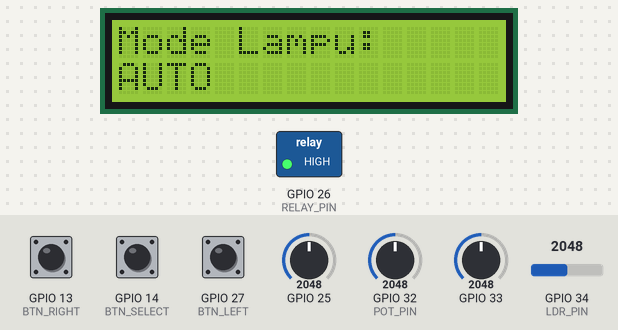
Simulated run of this sketch. Board: ESP32. Parts: 16×2 character LCD, switched loads named in the sketch (green lamp = pin HIGH). The inputs (shaded band) are chosen by the test bench; at power-on: GPIO 32 (POT_PIN) = 2048, GPIO 34 (LDR_PIN) = 2048, GPIO 14 (BTN_SELECT) HIGH, GPIO 27 (BTN_LEFT) HIGH, GPIO 13 (BTN_RIGHT) HIGH, GPIO 25 = 2048, GPIO 33 = 2048 (analog values on the 0–4095 scale).

Above: at 2.7 s.
2.8 s: GPIO 32 (POT_PIN) set to 581
At 4.1 s:
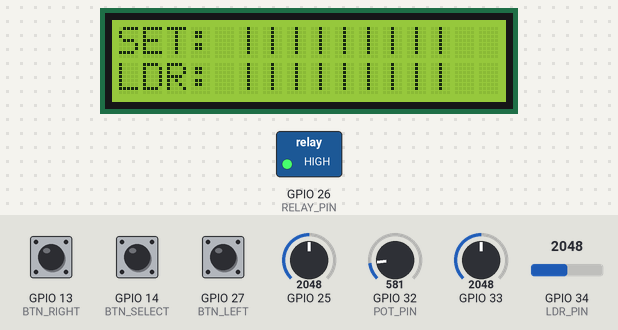
4.4 s: GPIO 32 (POT_PIN) set to 517
At 4.8 s:
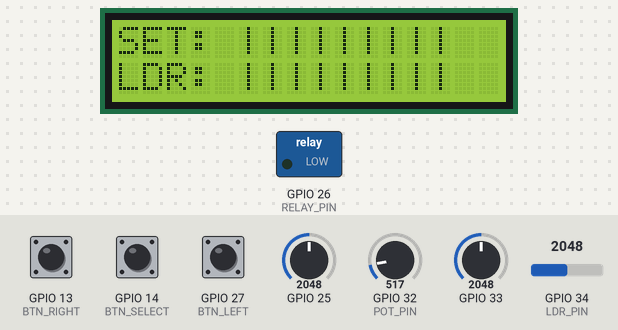
5.9 s: GPIO 34 (LDR_PIN) set to 2973
7.4 s: GPIO 34 (LDR_PIN) set to 3091
At 8.6 s:
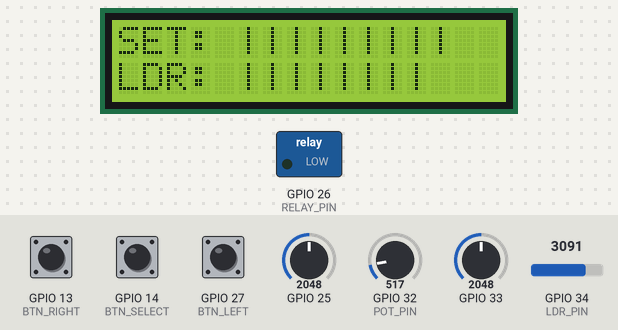
10.4 s: GPIO 14 (BTN_SELECT) pulled LOW for 0.15 s
At 11.6 s:
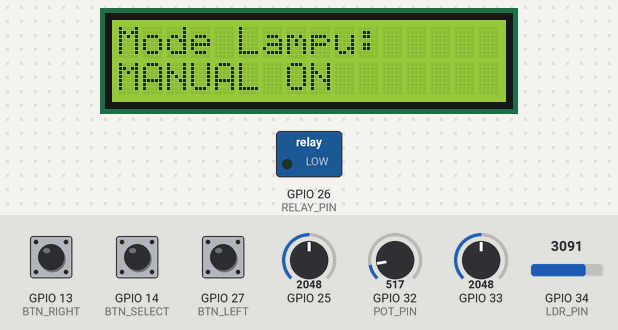
12.0 s: GPIO 27 (BTN_LEFT) pulled LOW for 0.15 s
At 12.4 s:
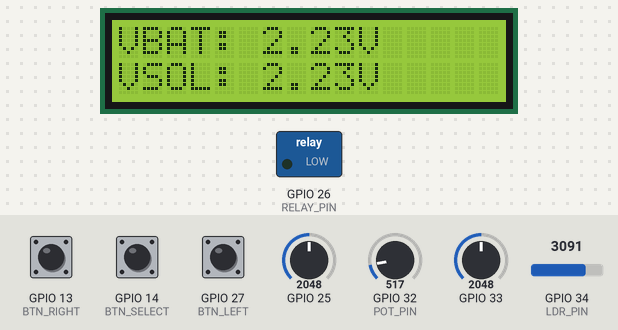
Timing chart, 0 to 15.0 s (numbered marks = the images above; inputs shaded):
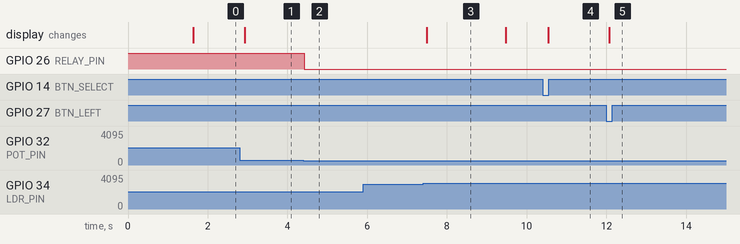

Measured:
- the behaviour switches between 540 and 539 on GPIO 32 (POT_PIN) (found by bisection; images 1 and 2)
- the behaviour switches between 3027 and 3028 on GPIO 34 (LDR_PIN) (found by bisection; images 2 and 3)
- after the input at 2.8 s, the display: changes after 0.13 s (image 1)
- after the input at 4.4 s, GPIO 26 (RELAY_PIN): HIGH → LOW at once
- after the input at 5.9 s, every drawn part: stays the same
- after the input at 7.4 s, the display: changes after 0.09 s (image 3)
- after the input at 10.4 s, the display: changes after 0.14 s (image 4)
- after the input at 12.0 s, the display: changes after 0.07 s (image 5)

The sketch:

Aksang_Engineering.ino
```cpp
#include <Wire.h>
#include <LiquidCrystal_I2C.h>
#include <RTClib.h>
#include "esp_sleep.h"
#include "driver/gpio.h"
#include "driver/rtc_io.h"
#include <config.h>
#include <state.h>
#include <sensors.h>
#include <relay.h>
#include <schedule.h>
#include <input.h>
#include <ui.h>
#include <power.h>

const char box = '|';

// ================== SETUP ==================
void setup() {
  Serial.begin(9600);
  analogReadResolution(10);

  pinMode(RELAY_PIN, OUTPUT);
  relayState = false;
  digitalWrite(RELAY_PIN, relayLevel(false));   // power on: relay OFF

  pinMode(BTN_LEFT, INPUT_PULLUP);
  pinMode(BTN_SELECT, INPUT_PULLUP);
  pinMode(BTN_RIGHT, INPUT_PULLUP);

  Wire.begin(SDA_PIN, SCL_PIN);

  rtcOk = rtc.begin();
  if (!rtcOk) {
    Serial.println("RTC tidak terdeteksi");
  } else if (rtc.lostPower()) {
    rtc.adjust(DateTime(F(__DATE__), F(__TIME__)));
  }

  nextCheckUnix = 0;

  uiActive = true;
  lcd.init();
  lcd.backlight();
  lcd.setCursor(0, 0);
  lcd.print("Sistem Lampu");
  lcd.setCursor(0, 1);
  lcd.print("Otomatis Siap");
  delay(1500);
  lcd.clear();

  initBars();
  lastButtonTime = millis();
}


void loop() {
  handleButtons();
  handlePotMenu();
  handleBattery();
  checkScreenTimeout();
  controlRelay();

  if (!isSleeping) {
    displayMenu();
  }

  delay(100);
}
```

input.cpp
```cpp
#include "input.h"
#include "config.h"
#include "state.h"
#include "ui.h"

void handleButtons() {
  if (pressed) {
    if (digitalRead(BTN_LEFT) == HIGH &&
        digitalRead(BTN_RIGHT) == HIGH &&
        digitalRead(BTN_SELECT) == HIGH) {
      pressed = false;
    }
    return;
  }

  bool left   = digitalRead(BTN_LEFT) == LOW;
  bool right  = digitalRead(BTN_RIGHT) == LOW;
  bool select = digitalRead(BTN_SELECT) == LOW;

  // Tidak ada tombol yang ditekan
  if (!left && !right && !select) return;

  // Jika LCD mati, tombol hanya untuk membangunkan
  if (isSleeping) {
    wakeScreen();

    // Tunggu tombol dilepas agar tidak dianggap sebagai
    // aksi tombol pada pemanggilan loop berikutnya
    pressed = true;

    return;
  }

  // Mulai dari sini, tombol menjalankan aksi normal
  lastButtonTime = millis();
  pressed = true;

  if (left) {
    potMenuActive = false;

    currentMenu--;
    if (currentMenu < 0) {
      currentMenu = TOTAL_MENU - 1;
    }

    lcd.clear();
    lastDisplayedMenu = -1;
  }

  if (right) {
    potMenuActive = false;

    currentMenu++;
    if (currentMenu >= TOTAL_MENU) {
      currentMenu = 0;
    }

    lcd.clear();
    lastDisplayedMenu = -1;
  }

  if (select && currentMenu == 0) {
    currentMode = (Mode)((currentMode + 1) % 3);
  }
}

void handlePotMenu() {
  int ldrValue = analogRead(LDR_PIN);
  intensity = -map(ldrValue, 723, 1023, -9, 0);

  if (lastIntensity != intensity) {
    lastIntensity = intensity;
    intensityProgress = makeProgressBar(intensity);
  }

  int potValue = analogRead(POT_PIN);
  settings = -map(potValue, 523, 1023, -9, 0);

  int delta = settings - lastSettings;

  if (lastSettings != settings) {
  int delta = settings - lastSettings;

  lastSettings = settings;
  settingsLevel = makeProgressBar(settings);

  if (abs(delta) >= 1) {
    if (isSleeping) {
      wakeScreen();
      currentMenu = 1;
      potMenuActive = false;
    } else {
      if (!potMenuActive) {
        lastMenu = currentMenu;
        potMenuActive = true;
      }

      if (currentMenu != 1) {
        currentMenu = 1;
        lcd.clear();
        lastDisplayedMenu = -1;
      }

      lastButtonTime = millis();
    }

    lastPotChange = millis();
  }
}

  // Kembali ke menu sebelumnya setelah 5 detik
  if (potMenuActive &&
      millis() - lastPotChange >= PotSetMenuChangeTimer) {
    potMenuActive = false;
    currentMenu = lastMenu;
    lcd.clear();
  }
}
```

input.h
```cpp
#pragma once
#include <Arduino.h>

void handleButtons();
void handlePotMenu();
```

power.cpp
```cpp
#include "power.h"
#include "config.h"
#include "state.h"
#include "esp_sleep.h"
#include "driver/gpio.h"
#include "driver/rtc_io.h"

const int WAKE_PINS[] = { BTN_LEFT, BTN_SELECT, BTN_RIGHT };

void goToSleep() {
  // // Pastikan tombol dilepas sebelum mengaktifkan wake-up
  // while (digitalRead(BTN_LEFT) == LOW ||
  //        digitalRead(BTN_SELECT) == LOW ||
  //        digitalRead(BTN_RIGHT) == LOW) {
  //   delay(10);
  // }

  // // Matikan LCD sebelum tidur
  // lcd.noBacklight();
  // lcd.noDisplay();

  // bool wokeByButton = false;

  // do {
  //   // Tentukan waktu tidur berdasarkan jadwal RTC
  //   uint32_t sleepSec = INTERVAL_NORMAL;

  //   if (rtcOk) {
  //     DateTime now = rtc.now();
  //     uint32_t nowUnix = now.unixtime();

  //     if (nextCheckUnix <= nowUnix) {
  //       nextCheckUnix = hitungNextCheck(now);
  //     }

  //     sleepSec = nextCheckUnix - nowUnix;
  //   }

  //   if (sleepSec < 1) {
  //     sleepSec = 1;
  //   }

  //   // Pertahankan kondisi relay selama light sleep
  //   digitalWrite(RELAY_PIN, relayLevel(relayState));
  //   gpio_hold_en((gpio_num_t)RELAY_PIN);

  //   // Tombol aktif LOW sebagai sumber wake-up
  //   for (int p : WAKE_PINS) {
  //     gpio_wakeup_enable((gpio_num_t)p, GPIO_INTR_LOW_LEVEL);
  //   }

  //   esp_sleep_enable_gpio_wakeup();
  //   esp_sleep_enable_timer_wakeup(
  //     (uint64_t)sleepSec * 1000000ULL
  //   );

  //   isSleeping = true;

  //   // ESP32 benar-benar masuk light sleep di sini
  //   esp_light_sleep_start();

  //   // Kode berlanjut setelah ESP32 bangun
  //   gpio_hold_dis((gpio_num_t)RELAY_PIN);

  //   for (int p : WAKE_PINS) {
  //     gpio_wakeup_disable((gpio_num_t)p);
  //   }

  //   esp_sleep_wakeup_cause_t cause =
  //     esp_sleep_get_wakeup_cause();

  //   if (cause == ESP_SLEEP_WAKEUP_TIMER) {
  //     // Bangun untuk mengecek kondisi LDR dan relay
  //     delay(50);
  //     controlRelay();
  //     nextCheckUnix = 0;
  //   } else {
  //     // Bangun karena tombol
  //     wokeByButton = true;
  //   }

  // } while (!wokeByButton);

  // // Nyalakan kembali antarmuka setelah tombol membangunkan ESP32
  // isSleeping = false;
  // uiActive = true;
  // pressed = true;
  // potMenuActive = false;

  // lcd.display();
  // lcd.backlight();
  // lcd.clear();

  // initBars();
  // lastButtonTime = millis();

  lcd.noBacklight();
  lcd.noDisplay();

  isSleeping = true;
}

// Tanpa aktivitas -> deep sleep (menggantikan layar mati)
void checkScreenTimeout() {
  // if (millis() - lastButtonTime >= SCREEN_TIMEOUT) {
  //   goToSleep();
  // }

  if (!isSleeping &&
      millis() - lastButtonTime >= SCREEN_TIMEOUT) {
        goToSleep();
  }
}
```

power.h
```cpp
#pragma once
#include <Arduino.h>

void goToSleep();
void checkScreenTimeout();
```

relay.cpp
```cpp
#include "relay.h"
#include "config.h"
#include "state.h"

int relayLevel(bool on) {
  return on ? (RELAY_ACTIVE_LOW ? LOW : HIGH)
            : (RELAY_ACTIVE_LOW ? HIGH : LOW);
}

// ================== LOGIKA RELAY (tanpa LCD, aman dipanggil saat bangun dari timer) ==================
void controlRelay() {
  int ldrValue = analogRead(LDR_PIN);   // 0 - 1023
  int potValue = analogRead(POT_PIN);   // 0 - 1023
  // Serial.println(potValue);

  switch (currentMode) {
    case AUTO:
      if (!relayState && intensity < settings) {
        relayState = true;       // gelap -> nyala
      } else if (relayState && intensity > settings) {
        relayState = false;  // nyala -> gelap (hysteresis)
      }
      break;
    case MANUAL_ON:
      relayState = true;
      break;
    case MANUAL_OFF:
      relayState = false;
      break;
  }

  digitalWrite(RELAY_PIN, relayLevel(relayState));
}
```

relay.h
```cpp
#pragma once
#include <Arduino.h>

int relayLevel(bool on);
void controlRelay();
```

schedule.cpp
```cpp
#include "schedule.h"
#include "config.h"

// ================== FUNGSI JADWAL ==================
bool dalamRange(int menit) {
  return (menit >= PAGI_START && menit < PAGI_END) ||
         (menit >= SORE_START && menit < SORE_END);
}

// Detik dari 'now' sampai awal range berikutnya (pagi/sore)
uint32_t detikKeRangeBerikutnya(DateTime now) {
  int startList[2] = { PAGI_START, SORE_START };
  uint32_t nowUnix = now.unixtime();
  uint32_t terdekat = 0xFFFFFFFF;

  for (int i = 0; i < 2; i++) {
    DateTime s(now.year(), now.month(), now.day(),
               startList[i] / 60, startList[i] % 60, 0);
    uint32_t su = s.unixtime();
    if (su <= nowUnix) su += 24UL * 3600;   // pakai besok
    if (su < terdekat) terdekat = su;
  }
  return terdekat - nowUnix;
}

// Waktu (unix) pengecekan LDR berikutnya
uint32_t hitungNextCheck(DateTime now) {
  uint32_t nowUnix = now.unixtime();
  int menit = now.hour() * 60 + now.minute();
  bool inRange = dalamRange(menit);
  uint32_t interval = inRange ? INTERVAL_RANGE : INTERVAL_NORMAL;
  uint32_t next = nowUnix + interval;

  // Di luar range: jangan sampai melewati awal range berikutnya
  if (!inRange) {
    uint32_t keRange = detikKeRangeBerikutnya(now);
    if (keRange < interval) next = nowUnix + keRange;
  }
  return next;
}
```

schedule.h
```cpp
#pragma once
#include <Arduino.h>
#include <RTClib.h>

bool dalamRange(int menit);
uint32_t detikKeRangeBerikutnya(DateTime now);
uint32_t hitungNextCheck(DateTime now);
```

sensors.cpp
```cpp
#include "sensors.h"
#include "config.h"
#include "state.h"

float rataMV(int pin, int n) {
  long total = 0;
  for (int i = 0; i < n; i++) total += analogReadMilliVolts(pin);
  return total / (float)n;
}

void handleBattery() {
  float vb = rataMV(BAT_VOLT, 64)   / 1000.0 * DIV_BAT;
  float vs = rataMV(SOLAR_VOLT, 64) / 1000.0 * DIV_SOLAR;
  if (vb < 0.5) vb = 0;
  if (vs < 0.5) vs = 0;

  if (!voltInit) { batVolt = vb; solVolt = vs; voltInit = true; }
  else {
    batVolt += 0.2 * (vb - batVolt);   // haluskan supaya tidak naik-turun
    solVolt += 0.2 * (vs - solVolt);
  }
}
```

sensors.h
```cpp
#pragma once
#include <Arduino.h>

float rataMV(int pin, int n);
void handleBattery();
```

state.cpp
```cpp
#include "state.h"

LiquidCrystal_I2C lcd(0x27, 16, 2);
RTC_DS3231 rtc;
bool rtcOk = false;
bool uiActive = false;       // true jika LCD sedang dipakai (bangun karena tombol / power on)

Mode lastDisplayedMode = (Mode)-1;
RTC_DATA_ATTR Mode currentMode = AUTO;
RTC_DATA_ATTR bool relayState  = false;
RTC_DATA_ATTR uint32_t nextCheckUnix = 0;   // jadwal cek LDR berikutnya (waktu RTC)

int currentMenu = 0;       // 0 = Mode, 1 = Sensor LDR, 2 = Status Relay

// ================== VARIABEL LAINNYA ==================
int intensity;
int settings;

bool isSleeping = false;

String intensityProgress;
String settingsLevel;

int lastIntensity = -1, lastSettings = -1;
int lastDisplayedMenu = -1;
int lastDisplayedSettings = -1;
int lastDisplayedIntensity = -1;


unsigned long lastButtonTime = 0;
bool pressed = false;

// const unsigned long SCREEN_TIMEOUT = 15000; // tanpa aktivitas selama ini -> deep sleep (1s = 1000)

// Menu otomatis pindah ke SET saat potensiometer diputar, lalu kembali
bool potMenuActive = false;
int lastMenu = 0;
unsigned long lastPotChange = 0;


float batVolt = 0, solVolt = 0;
bool voltInit = false;
```

state.h
```cpp
#pragma once
#include <Arduino.h>
#include <LiquidCrystal_I2C.h>
#include <RTClib.h>

extern LiquidCrystal_I2C lcd;
extern RTC_DS3231 rtc;
extern bool rtcOk;
extern bool uiActive;

enum Mode { AUTO, MANUAL_ON, MANUAL_OFF };
extern Mode lastDisplayedMode;
extern Mode currentMode;
extern bool relayState;
extern uint32_t nextCheckUnix;

extern int currentMenu;

extern int intensity;
extern int settings;

extern bool isSleeping;

extern String intensityProgress;
extern String settingsLevel;

extern int lastIntensity, lastSettings;
extern int lastDisplayedMenu;
extern int lastDisplayedSettings;
extern int lastDisplayedIntensity;

extern unsigned long lastButtonTime;
extern bool pressed;

extern bool potMenuActive;
extern int lastMenu;
extern unsigned long lastPotChange;

extern float batVolt, solVolt;
extern bool voltInit;
```

ui.cpp
```cpp
#include "ui.h"
#include "config.h"
#include "state.h"

const char* modeText[] = { "AUTO", "MANUAL ON", "MANUAL OFF" };

String makeProgressBar(int boxes) {
  boxes = constrain(boxes, 0, 9);

  String text = "";

  for (int i = 0; i < boxes; i++) {
    text += '|';
  }

  while (text.length() < 9) {
    text += ' ';
  }

  return text;
}

// Hitung bar LDR & SET sekali di awal (tanpa memicu pindah menu)
void initBars() {
  int ldrValue = analogRead(LDR_PIN);
  intensity = -map(ldrValue, 823, 1024, -9, 0);
  lastIntensity = intensity;
  intensityProgress = makeProgressBar(intensity);

  int potValue = analogRead(POT_PIN);
  settings = -map(potValue/2, 256, 512, -9, 0);
  lastSettings = settings;
  settingsLevel = makeProgressBar(settings);

}

void wakeScreen() {
  isSleeping = false;
  lastButtonTime = millis();

  lcd.display();
  lcd.backlight();
  lcd.clear();

  // Paksa displayMenu() menggambar ulang teks
  lastDisplayedMenu = -1;
  lastDisplayedSettings = -1;
  lastDisplayedIntensity = -1;
  lastDisplayedMode = (Mode)-1;
}

// ================== TAMPILAN LCD ==================

void displayMenu() {
  bool menuChanged = currentMenu != lastDisplayedMenu;

  switch (currentMenu) {
    case 0:
      if (menuChanged || currentMode != lastDisplayedMode) {
        lcd.setCursor(0, 0);
        lcd.print("Mode Lampu:     ");

        lcd.setCursor(0, 1);
        lcd.print(modeText[currentMode]);
        lcd.print("          ");

        lastDisplayedMode = currentMode;
      }
      break;

    case 1:
      if (menuChanged ||
          settings != lastDisplayedSettings ||
          intensity != lastDisplayedIntensity) {

        lcd.setCursor(0, 0);
        lcd.print("SET: ");
        lcd.print(settingsLevel);

        lcd.setCursor(0, 1);
        lcd.print("LDR: ");
        lcd.print(intensityProgress);

        lastDisplayedSettings = settings;
        lastDisplayedIntensity = intensity;
      }
      break;

    case 2:
      // Biarkan tampilan tegangan menggunakan
      // mekanisme pembaruan yang sudah ada.
      lcd.setCursor(0, 0);
      lcd.print("VBAT: ");
      lcd.print(batVolt, 2);
      lcd.print("V    ");

      lcd.setCursor(0, 1);
      lcd.print("VSOL: ");
      lcd.print(solVolt, 2);
      lcd.print("V    ");
      break;
  }

  lastDisplayedMenu = currentMenu;
}
```

ui.h
```cpp
#pragma once
#include <Arduino.h>

String makeProgressBar (int boxes);
void initBars();
void wakeScreen();
void displayMenu();
```

config.h
```cpp
#pragma once
#include <Arduino.h>

// ================== KONFIGURASI PIN (ESP32) ==================
const int LDR_PIN     = 34;  // ADC1_CH6, input-only
const int RELAY_PIN   = 26;  // RTC GPIO -> bisa di-hold saat deep sleep
const int BTN_LEFT    = 27;
const int BTN_SELECT  = 14;  // RTC GPIO -> juga dipakai membangunkan dari deep sleep
const int BTN_RIGHT   = 13;
const int POT_PIN     = 32;

// BATTERY PINS
const int BAT_VOLT    = 33;
const int SOLAR_VOLT  = 25;
// BATTERY AMPERE USES SDA N SCL

const int SDA_PIN     = 21;  // RX2 -> SDA (LCD + DS3231)
const int SCL_PIN     = 22;  // TX2 -> SCL (LCD + DS3231)

const bool RELAY_ACTIVE_LOW = true; // ubah false jika modul relay Active HIGH

// ================== JADWAL DEEP SLEEP (dari kode 2) ==================
// Dua range waktu (menit sejak tengah malam)
const int PAGI_START  = 5 * 60;    // 05:00
const int PAGI_END    = 7 * 60;    // 07:00
const int SORE_START  = 17 * 60;   // 17:00
const int SORE_END    = 21 * 60;   // 19:00

// Interval cek LDR (detik). Nilai di bawah adalah nilai uji coba.
// Untuk pemakaian sebenarnya: INTERVAL_NORMAL = 60*60, INTERVAL_RANGE = 10*60
const uint32_t INTERVAL_NORMAL = 60 * 60;  // di luar range
const uint32_t INTERVAL_RANGE  = 10 * 60;  // di dalam range

const int TOTAL_MENU = 3;

const unsigned long SCREEN_TIMEOUT = 15000; // tanpa aktivitas selama ini -> deep sleep (1s = 1000)

const unsigned long PotSetMenuChangeTimer = 5000; // ms

// ===== KONFIGURASI TEGANGAN =====
const float DIV_BAT   = 5.42;    // kalibrasi dengan multimeter
const float DIV_SOLAR = 5.42;    // kalibrasi terpisah
```
